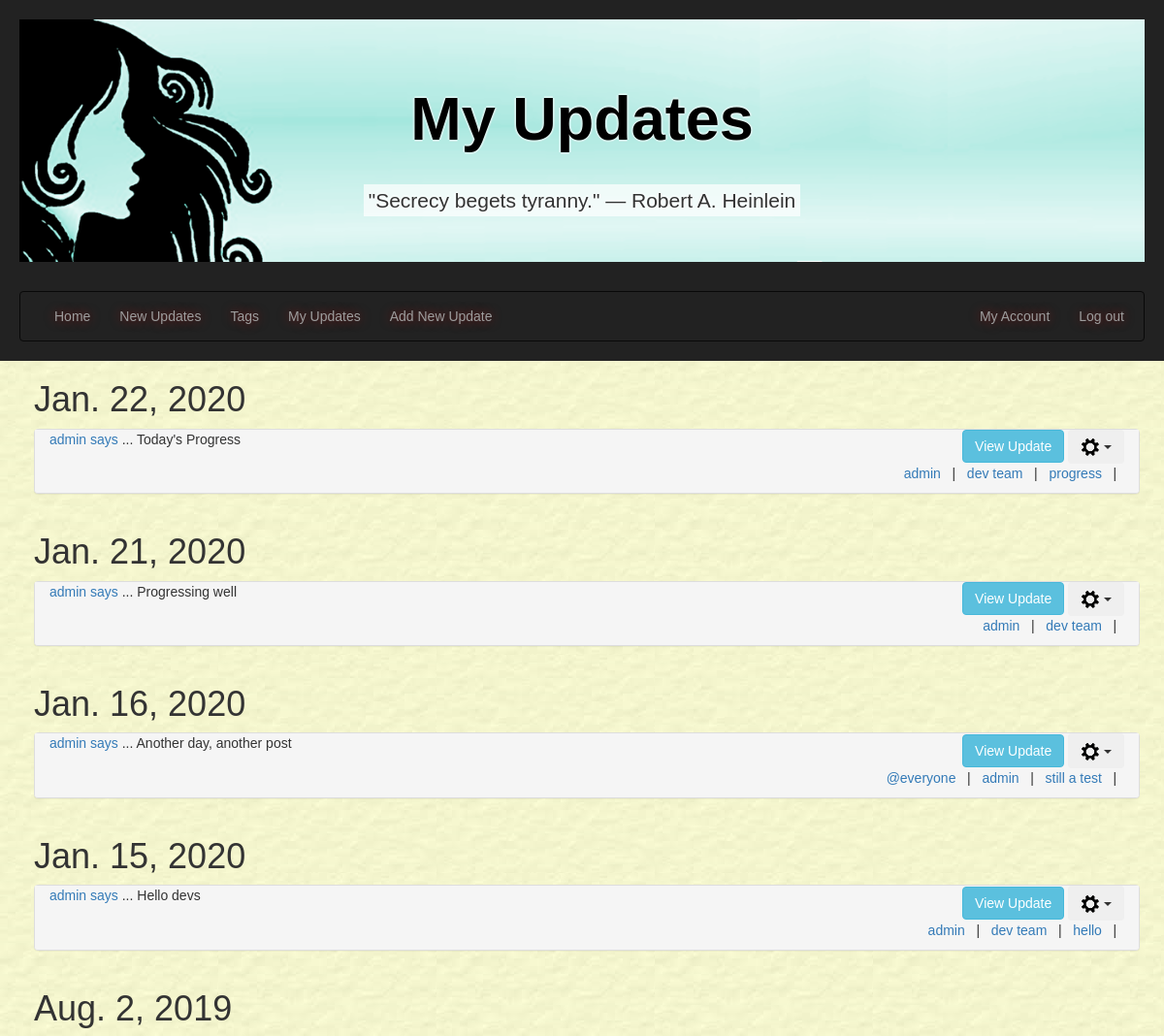
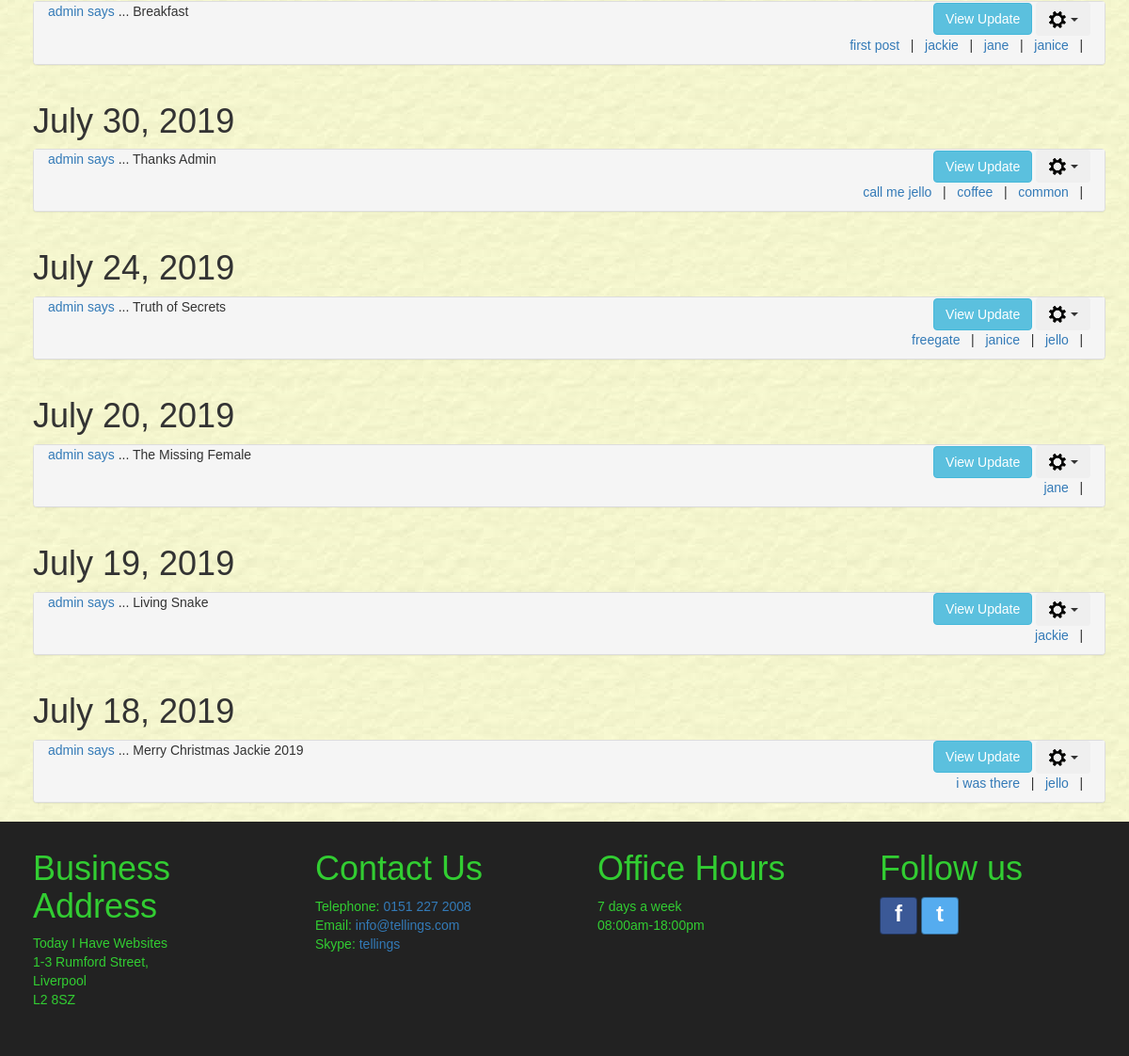
Page /myupdates/ (signed in) on the earlier database version (2 pictures, top to bottom).
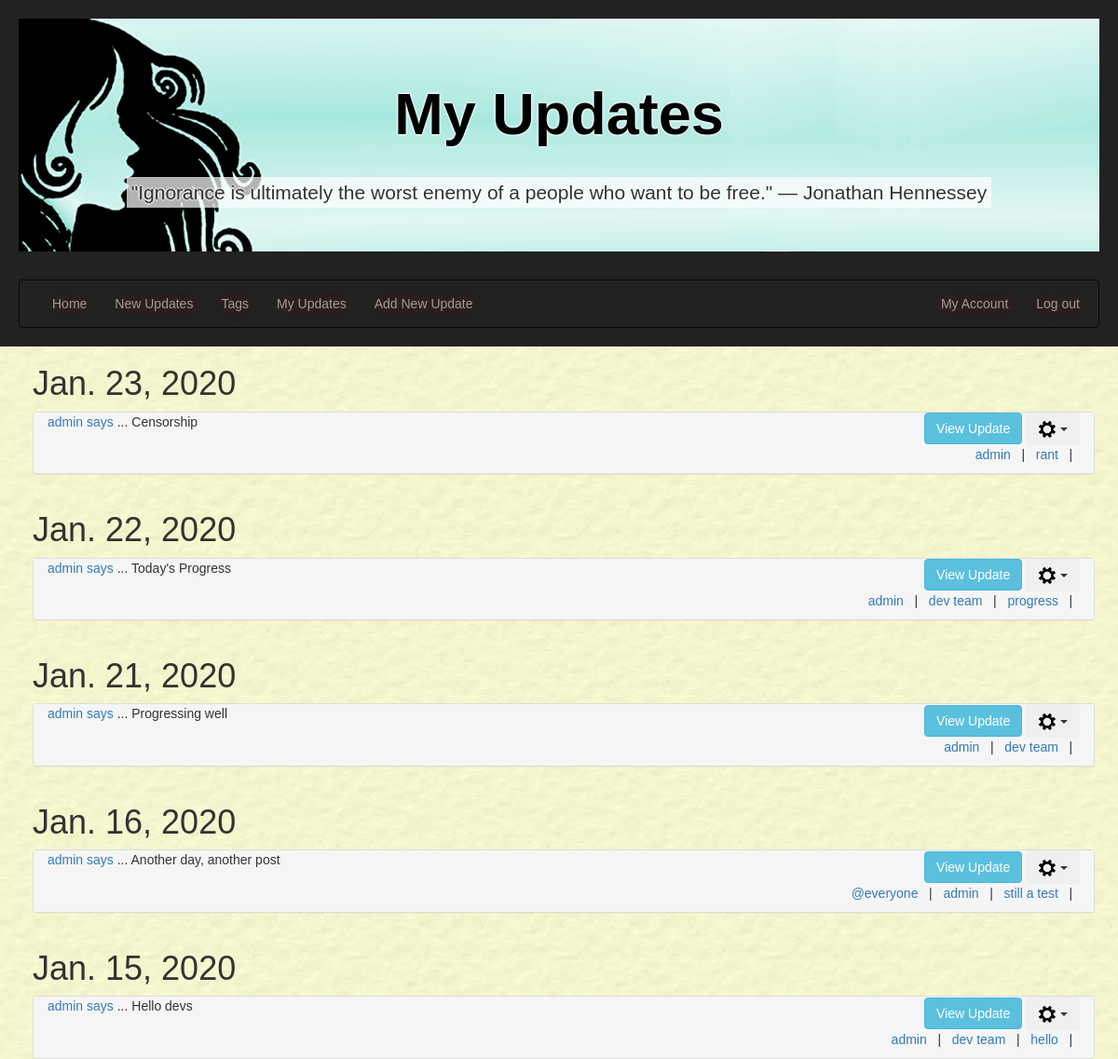
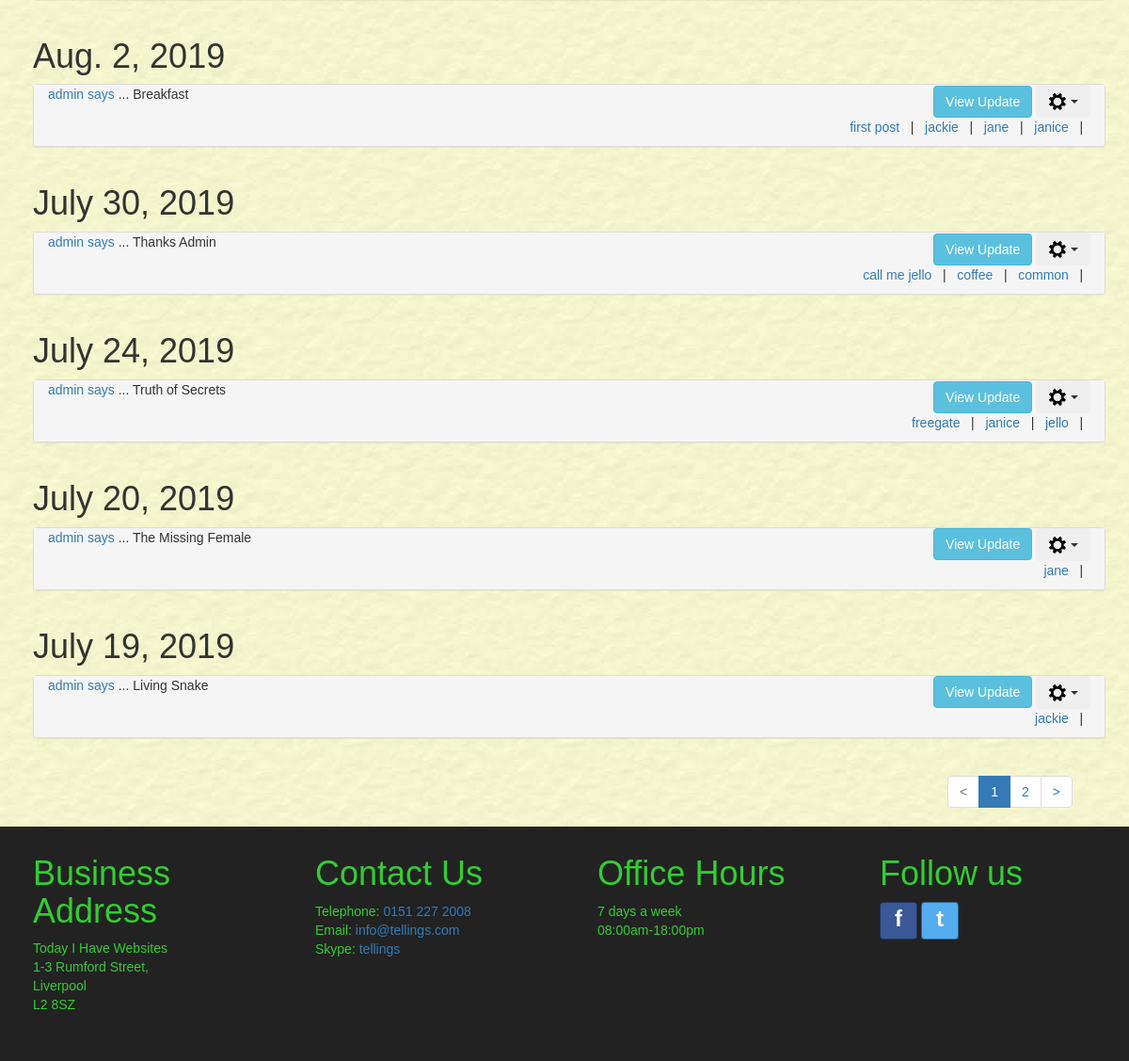
Same page on the later database version (2 pictures, top to bottom).
### tellings/models.py (models this page shows, shortened)
class UserPost(models.Model):
    postID = models.AutoField(primary_key=True, db_column='postID')
    user = models.ForeignKey(settings.AUTH_USER_MODEL, on_delete=models.CASCADE,
                             db_column='user')
    dateOfPost = models.DateField()
    postTitle = models.CharField(max_length=35, unique=True)
    postText = models.CharField(max_length=255)
    @property
    def post_tags(self):
        tagmaps = Tagmap.objects.filter(postID=self.postID)
        tagList = sorted([tag.tagID.tagName for tag in tagmaps])
        return tagList
    class Meta:
        verbose_name = "UserPost"
        verbose_name_plural = "UserPosts"

class Tag(models.Model):
    tagID = models.AutoField(primary_key=True, db_column='tagID')
    tagName = models.CharField(max_length=15)
    class Meta:
        ordering = ['tagName']
        verbose_name = "Tag"
        verbose_name_plural = "Tags"

### tellings/views.py (the view)
# urls.py: path('myupdates/', MyUpdatesListView.as_view(), name='myupdates'),
class MyUpdatesListView(LoginRequiredMixin, generic.ListView):
    model = UserPost
    template_name = "tellings/myupdates_list.html"
    paginate_by = 10
    http_method_names = ['get', 'post']
    def get_queryset(self):
        user_id = self.request.user.id
        tagName_val = False
        qs = super().get_queryset()
        if self.request.method == 'GET' and 'tagName' in self.request.GET:
            tagName_val = self.request.GET.get('tagName', False)
        if tagName_val:  # get posts for current user filtered by tagname
            try:
                tagID = Tag.objects.get(tagName=tagName_val).tagID
                tagmaps = Tagmap.objects.filter(tagID=tagID)
                postList = [tm.postID.postID for tm in tagmaps]
                qs = qs.filter(postID__in=postList).filter(user=user_id).order_by('-dateOfPost')
            except:
                qs = qs.filter(user=user_id).order_by('-dateOfPost')
        else:            # get all posts for current user
            qs = qs.filter(user=user_id).order_by('-dateOfPost')
        return qs
    def get_context_data(self, **kwargs):
        context = super(MyUpdatesListView, self).get_context_data(**kwargs)
        current_username = user_id = self.request.user.username
        quote = get_random_quote()
        if self.request.method == 'GET' and 'tagName' in self.request.GET:
            context['tagName'] = self.request.GET.get('tagName', '')
        context['current_username'] = current_username
        context['quote'] = quote
        return context

### tellings/templatetags/my_tags.py (called while the page is built)
@register.simple_tag(takes_context=True)
def param_replace(context, **kwargs):
    d = context['request'].GET.copy()
    for k, v in kwargs.items():
        d[k] = v
    for k in [k for k, v in d.items() if not v]:
        del d[k]
    return d.urlencode()

### tellings/views.py (called while the page is built)
def get_random_quote():
    secure_random = random.SystemRandom()
    random_quote = secure_random.choice(random_quotes)
    return _(random_quote)

### tellings/templates/tellings/myupdates_list.html (shortened to what this page needs)
{% extends 'tellings/base.html' %}
{% block headertitle1 %}My Updates{% endblock headertitle1 %}
{% block content %}
  <div class="container-fluid main-content">
    <div class="container currentUserUpdates" id="userUpdates">
        {% if userpost_list %}
        {% load static %}
        {% regroup userpost_list by dateOfPost as ordered_post_list %}
        {% for mypost in ordered_post_list %}
        <div class="row">
          <h1>{{ mypost.grouper }}</h1>
          <div class="panel-group">
            {% for item in mypost.list %}
              <div class="panel panel-default" id="panel_post_{{ item.postID }}">
                <div>
                  <div class="col-sm-8 panel-postTitle">
                    <p><a href="{% url 'tellings:myupdates' %}" name="{{ item.user }}">
                       {{ item.user }} says</a> ... {{ item.postTitle }}</p>
                  </div>
                  <div class="col-sm-4 align-panel-text-right">
                    <button class="btn btn-info collapse_btn" data-toggle="collapse" data-target="#collapse{{ item.postID }}">View Update</button>
                    {% if current_username %}
                      {% if item.user.username == current_username %}
                        <div class="btn-group">
                            <button type="button" class="btn dropdown-toggle" data-toggle="dropdown" aria-haspopup="true" aria-expanded="false">
                              <img src="{% static 'tellings/imgs/settings_cog.png' %}" alt="">
                              <span class = "caret"></span>
                            </button>
                        </div>
                      {% endif %}
                    {% endif %}
                  </div>
                </div>
                <div class="panel-footer align-panel-text-right">
                  {% for tag in item.post_tags %}
                    <a href="{% url 'tellings:myupdates' %}?tagName={{ tag }}" name="{{ tag }}">{{ tag }}</a>
                    &nbsp;&nbsp;|&nbsp;&nbsp;
                  {% endfor %}
                </div>
              </div>
            {% endfor %}
          </div>
        </div>
        {% endfor %}
        {% else %}
        <div class="row"></div>
          <p>No results found.</p>
        </div>
        {% endif %}
    </div>
  </div>
{% endblock %}

Differences in the rows shown:
no longer on this page (row unchanged): UserPost: grouper "July 18, 2019", user "admin", postTitle "Merry Christmas Jackie 2019", post_tags "jello"
no longer on this page (row unchanged): Tag: post_tags "i was there"
added UserPost: grouper "Jan. 23, 2020", user "admin", postTitle "Censorship", post_tags "admin"
added Tag: post_tags "rant"
Other differences:
{{ quote }}: "\"Secrecy begets tyranny.\" ― Robert A. Heinlein" → "\"Ignorance is ultimately the worst enemy of a people who want to be free.\" ― Jonathan Hennessey"
new list line: "1"
new list line: "2"
